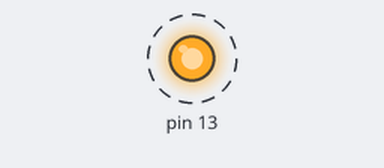
The sketch below on a simulated Arduino Uno, built with avr-gcc and run on an emulated ATmega328P. Parts: output pins drawn as LEDs (lit = HIGH). Dashed ring = blinking.

Above: at 0.5 s.
Timing chart, 0 to 4.6 s (numbered marks = the images above):
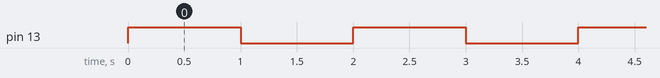

Measured:
- by itself, pin 13: alternates HIGH for 1.0 s and LOW for 1.0 s

The sketch:

ifan.ino
```cpp
//ifan
#include <Arduino.h>

#include "iFanControl.h"

#define STAT_USE_STDEV
#include "statistic.h"
Statistic myStats;

void setup()
{
        // initialize the digital pin as an output.
        // Pin 13 has an LED connected on most Arduino boards:
        pinMode(13, OUTPUT);
        iFanControl iFan;
        byte vals[] = {63,63,62,63,64,63,64,63,63,62,63,64,63,64,0};

    iFan.addVals(vals);

    myStats.clear();
    int i=0;
    do{
      myStats.add(vals[i]);
      i++;
    }while (vals[i]!=0);
    float mmin=myStats.minimum();
    float mmax=myStats.maximum();
    float dev =myStats.pop_stdev();
    float avg = myStats.average();

}

void loop()
{
        digitalWrite(13, HIGH);   // set the LED on
        delay(1000);              // wait for a second
        digitalWrite(13, LOW);    // set the LED off
        delay(1000);              // wait for a second
}
```

iFanControl.cpp
```cpp
#include "iFanControl.h"
#include "iFanValues.h"
//for statistics lib see also http://playground.arduino.cc//Main/Statistics

		void iFanControl::addValue(byte b){
			fan1.addValue(b);
			iCount++;
			if(iCount==10){
				fan10.addValue(fan1.getAverage());
				iCount=0;
			}
		}
		char* iFanControl::dumpValues(char* str){
			return fan1.dumpValues(str);
		}
		char* iFanControl::dumpValues10(char* str){
			return fan10.dumpValues(str);
		}
        void iFanControl::addVals(byte* bArr){
            const byte *pb=&bArr[0];
            do{
                addValue(*pb);
                pb++;
            }while (*pb!=0);
		}

iFanControl::iFanControl()
{
    //ctor
    iCount=0;
}

iFanControl::~iFanControl()
{
    //dtor
}
```

iFanControl.h
```cpp
#ifndef IFANCONTROL_H
#define IFANCONTROL_H
#include "iFanValues.h"

class iFanControl
{
    public:
        iFanControl();
        void addValue(byte b);
        void addVals(byte* bArr);
        virtual ~iFanControl();
        char* dumpValues(char*);
        char* dumpValues10(char*);
    protected:
    private:
		iFanValues fan1;
		iFanValues fan10;
		int iCount;
};

#endif // IFANCONTROL_H
```

iFanValues.cpp
```cpp
#include "iFanValues.h"
#include <inttypes.h>
#include <stdlib.h>
#include <string.h>
#include <stdio.h>
#include <math.h>

#define byte uint8_t
#define sbyte int8_t

		byte iFanValues::minVal(){
			byte bMin=100;
			for(byte b=0; b <= iTop; b++){
				if(values[b] < bMin)
					bMin=values[b];
			}
			return bMin;
		}
		byte iFanValues::maxVal(){
			byte bMax=0;
			for(byte b=0; b <= iTop; b++){
				if(values[b] > bMax)
					bMax=values[b];
			}
			return bMax;
		}

		byte iFanValues::getAccel(){
			byte bAcc=0;
			bAcc=(byte)( maxVal()-minVal() );
			return bAcc;
		}
		byte iFanValues::getAverage(byte bStart, byte bEnd){
			if(iTop==-1)
				return 0;
			if(bStart==bEnd)
				return values[bStart];
			uint16_t bAvg=0;	//need more than a byte to store sum
			for(byte b=bStart; b <= bEnd; b++){
				bAvg += values[b];
			}
			bAvg=(uint16_t)(bAvg/(iTop+1));
			return (byte)bAvg;
		}
		byte iFanValues::getAverage(){
			if(iTop == -1)
				return 0;
			return getAverage(0, (byte)iTop);
		}

		float iFanValues::getVariance(){
		    //Mittelwert m
		    float m=0;
			int N=iTop+1; //number of vals
			if(N<2)
				return 0;
			byte* x = values;
		    for (int i = 0; i < N; i++)
		    {
		        m += x[i];
		    }
		    m /= N;

		    //Varianz var
		    float variance = 0;
		    for (int i = 0; i < N; i++)
		    {
		        variance += (x[i] - m) * (x[i] - m);
		    }
		    variance /= ( N-1 );

		    //Standardabweichung sigma
		    // double sigma = System.Math.Sqrt( variance );

			return variance;
		}

		float iFanValues::getSigma(){
		    //Mittelwert m
		    float m=0;
			int N=iTop+1; //number of vals
			if(N<2)
				return 0;
			byte* x = values;
		    for (int i = 0; i < N; i++)
		    {
		        m += x[i];
		    }
		    m /= N;

		    //Varianz var
		    float variance = 0;
		    for (int i = 0; i < N; i++)
		    {
		        variance += (x[i] - m) * (x[i] - m);
		    }
		    variance /= ( N-1 );

		    //Standardabweichung sigma
		    float sigma = sqrt( variance );

			return sigma;
		}

		sbyte iFanValues::getTendence(){
			if(iTop<1)
				return 0;
			byte bPrev=values[iTop-1];//  getAverage(0, iTop-1);
			byte bLast=values[iTop];// getAverage((byte)(iTop/2), (byte)iTop);

			if(bLast>bPrev)
				return +1;
			else if(bLast==bPrev)
				return 0;
			else // if(bLast<bPrev)
				return -1;
		}


iFanValues::iFanValues()
{
    //ctor
    maxLen=10;
    iTop=-1;
    values = (byte*)malloc(maxLen);// new uint8_t[maxLen];
}
void iFanValues::addValue(uint8_t b){
    if(iTop==maxLen-1){
        //move all vals one down
        for(int i=0; i < iTop; i++){
            values[i]=values[i+1];
        }
        //set top value
        values[iTop]=b;
        iTop=(uint8_t)( maxLen-1 );
    }
    else{
        iTop++;
        values[iTop]=b;
    }
}

char* iFanValues::dumpValues(char* str){
    char* temp = (char*)malloc(255);// new char[255];
    memset(temp,0,255);
    for(byte i=0; i<maxLen; i++){
//        sOut += (values[i].ToString("000")+ " ");
        sprintf(temp, "%03i ", values[i]);
        strcat(str, temp);
    }
    sprintf(temp,
    "\n\t min=%03i max=%03i avg=%03i acc=%03i ten=%03i sig=%f var=%f",
    minVal(), maxVal(),
    getAverage(), getAccel(), getTendence(),
    (double)getSigma(), (double)getVariance());
    strcat(str, temp);
/*
    sOut += "\n\t min="+min().ToString("000")+
                  " max="+max().ToString("000")+
                  " avg="+getAverage().ToString("000")+
                  " acc="+getAccel().ToString("000") +
                  " ten="+getTendence().ToString() +
                  " sig="+getSigma().ToString("0.00") +
                  " var="+getVariance().ToString("0.00");
    return sOut;
*/
    free (temp);
    return str;
}

iFanValues::~iFanValues()
{
    //dtor
    //delete (values);
    free (values);
}
```

iFanValues.h
```cpp
#ifndef IFANVALUES_H
#define IFANVALUES_H
#include <inttypes.h>
#include <stdlib.h>

#define byte uint8_t
#define sbyte int8_t

class iFanValues{
    public:
        iFanValues();
        virtual ~iFanValues();
        char* dumpValues(char*);
        void addValue(uint8_t);
        byte getAverage();

    protected:
    private:
        uint8_t maxLen;
        uint8_t* values;
        int8_t iTop;
        byte minVal();
        byte maxVal();
        byte getAverage(byte bStart, byte bEnd);
        float getSigma();
        byte getAccel();
        sbyte getTendence();
        float getVariance();
};
#endif
```
